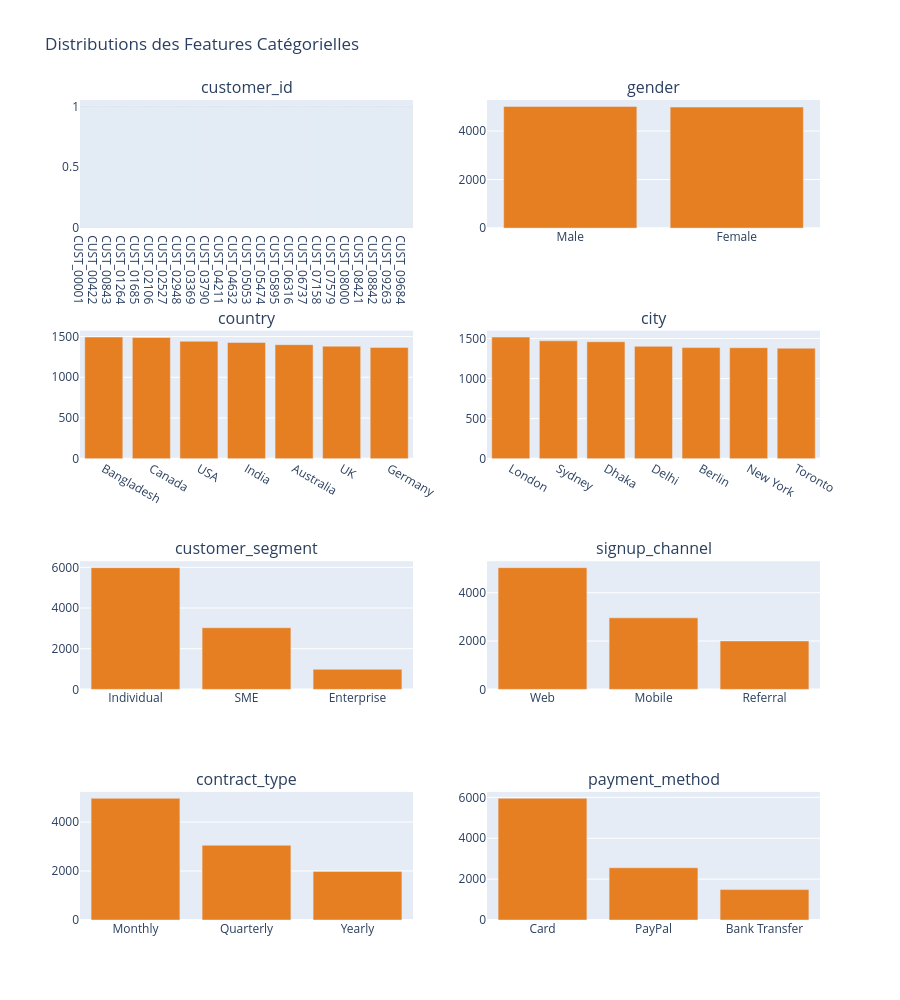

The notebook cell saved with this chart:
### Markdown cell above
## 6️⃣ Visualize Categorical Features

### Code cell
# Create bar plots for categorical features (top 8)
top_categorical = categorical_features[:8] if len(categorical_features) > 8 else categorical_features

fig = make_subplots(
    rows=(len(top_categorical) + 1) // 2,
    cols=2,
    subplot_titles=top_categorical,
    specs=[[{"secondary_y": False}] * 2 for _ in range((len(top_categorical) + 1) // 2)]
)

for idx, feature in enumerate(top_categorical):
    row = idx // 2 + 1
    col = idx % 2 + 1
    
    value_counts = df[feature].value_counts()
    fig.add_trace(
        go.Bar(x=value_counts.index, y=value_counts.values, name=feature, marker_color='#e67e22'),
        row=row, col=col
    )

fig.update_layout(height=250 * ((len(top_categorical) + 1) // 2), showlegend=False, title_text="Distributions des Features Catégorielles")
fig.show()

print("✅ Bar plots for categorical features created")

### Figure 1 — Plotly figure (JSON) as saved in the notebook; plotly's stock layout.template omitted (floating-point values rounded to 4 significant figures; data arrays with more than 128 entries replaced by an {"elided": "..."} marker saying what was removed)
{"data": [{"marker": {"color": "#e67e22"}, "name": "customer_id", "type": "bar", "x": {"elided": "10000 str values"}, "xaxis": "x", "y": {"elided": "10000 int values"}, "yaxis": "y"}, {"marker": {"color": "#e67e22"}, "name": "gender", "type": "bar", "x": ["Male", "Female"], "xaxis": "x2", "y": [5013, 4987], "yaxis": "y2"}, {"marker": {"color": "#e67e22"}, "name": "country", "type": "bar", "x": ["Bangladesh", "Canada", "USA", "India", "Australia", "UK", "Germany"], "xaxis": "x3", "y": [1494, 1488, 1442, 1427, 1400, 1382, 1367], "yaxis": "y3"}, {"marker": {"color": "#e67e22"}, "name": "city", "type": "bar", "x": ["London", "Sydney", "Dhaka", "Delhi", "Berlin", "New York", "Toronto"], "xaxis": "x4", "y": [1518, 1471, 1459, 1402, 1386, 1385, 1379], "yaxis": "y4"}, {"marker": {"color": "#e67e22"}, "name": "customer_segment", "type": "bar", "x": ["Individual", "SME", "Enterprise"], "xaxis": "x5", "y": [5984, 3029, 987], "yaxis": "y5"}, {"marker": {"color": "#e67e22"}, "name": "signup_channel", "type": "bar", "x": ["Web", "Mobile", "Referral"], "xaxis": "x6", "y": [5036, 2960, 2004], "yaxis": "y6"}, {"marker": {"color": "#e67e22"}, "name": "contract_type", "type": "bar", "x": ["Monthly", "Quarterly", "Yearly"], "xaxis": "x7", "y": [4967, 3050, 1983], "yaxis": "y7"}, {"marker": {"color": "#e67e22"}, "name": "payment_method", "type": "bar", "x": ["Card", "PayPal", "Bank Transfer"], "xaxis": "x8", "y": [5955, 2557, 1488], "yaxis": "y8"}], "layout": {"annotations": [{"font": {"size": 16}, "showarrow": false, "text": "customer_id", "x": 0.225, "xanchor": "center", "xref": "paper", "y": 1, "yanchor": "bottom", "yref": "paper"}, {"font": {"size": 16}, "showarrow": false, "text": "gender", "x": 0.775, "xanchor": "center", "xref": "paper", "y": 1, "yanchor": "bottom", "yref": "paper"}, {"font": {"size": 16}, "showarrow": false, "text": "country", "x": 0.225, "xanchor": "center", "xref": "paper", "y": 0.7188, "yanchor": "bottom", "yref": "paper"}, {"font": {"size": 16}, "showarrow": false, "text": "city", "x": 0.775, "xanchor": "center", "xref": "paper", "y": 0.7188, "yanchor": "bottom", "yref": "paper"}, {"font": {"size": 16}, "showarrow": false, "text": "customer_segment", "x": 0.225, "xanchor": "center", "xref": "paper", "y": 0.4375, "yanchor": "bottom", "yref": "paper"}, {"font": {"size": 16}, "showarrow": false, "text": "signup_channel", "x": 0.775, "xanchor": "center", "xref": "paper", "y": 0.4375, "yanchor": "bottom", "yref": "paper"}, {"font": {"size": 16}, "showarrow": false, "text": "contract_type", "x": 0.225, "xanchor": "center", "xref": "paper", "y": 0.1562, "yanchor": "bottom", "yref": "paper"}, {"font": {"size": 16}, "showarrow": false, "text": "payment_method", "x": 0.775, "xanchor": "center", "xref": "paper", "y": 0.1562, "yanchor": "bottom", "yref": "paper"}], "height": 1000, "showlegend": false, "title": {"text": "Distributions des Features Catégorielles"}, "xaxis": {"anchor": "y", "domain": [0, 0.45]}, "xaxis2": {"anchor": "y2", "domain": [0.55, 1]}, "xaxis3": {"anchor": "y3", "domain": [0, 0.45]}, "xaxis4": {"anchor": "y4", "domain": [0.55, 1]}, "xaxis5": {"anchor": "y5", "domain": [0, 0.45]}, "xaxis6": {"anchor": "y6", "domain": [0.55, 1]}, "xaxis7": {"anchor": "y7", "domain": [0, 0.45]}, "xaxis8": {"anchor": "y8", "domain": [0.55, 1]}, "yaxis": {"anchor": "x", "domain": [0.8438, 1]}, "yaxis2": {"anchor": "x2", "domain": [0.8438, 1]}, "yaxis3": {"anchor": "x3", "domain": [0.5625, 0.7188]}, "yaxis4": {"anchor": "x4", "domain": [0.5625, 0.7188]}, "yaxis5": {"anchor": "x5", "domain": [0.2812, 0.4375]}, "yaxis6": {"anchor": "x6", "domain": [0.2812, 0.4375]}, "yaxis7": {"anchor": "x7", "domain": [0, 0.1562]}, "yaxis8": {"anchor": "x8", "domain": [0, 0.1562]}}}
